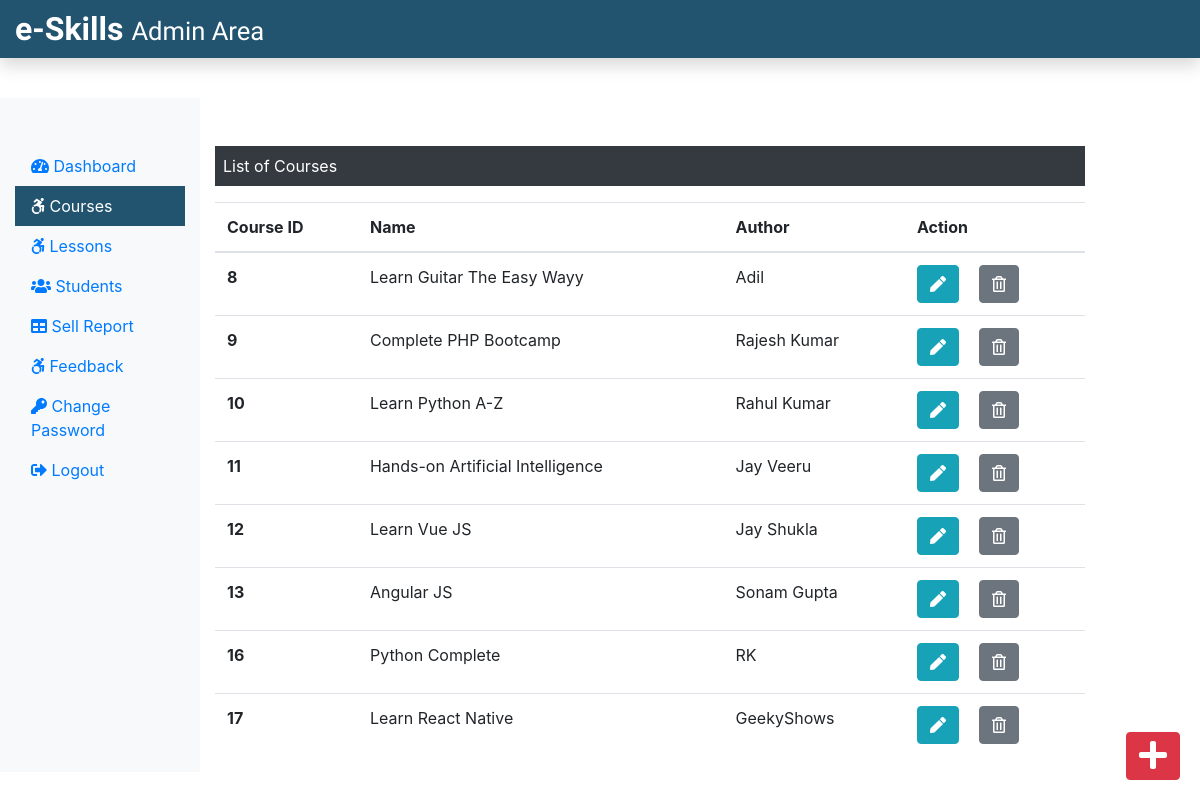
/Admin/courses.php (signed in), run on the app's committed database.
### tables this page shows
CREATE TABLE `course` (
  `course_id` int(11) NOT NULL,
  `course_name` text NOT NULL,
  `course_desc` text NOT NULL,
  `course_author` varchar(255) NOT NULL,
  `course_img` text NOT NULL,
  `course_duration` text NOT NULL,
  `course_price` int(11) NOT NULL,
  `course_original_price` int(11) NOT NULL
);

### Admin/courses.php (the view, shortened to what this page needs)
<?php
include('./adminInclude/header.php');
include('../dbConnection.php');
 ?>
  <div class="col-sm-9 mt-5">
    <p class=" bg-dark text-white p-2">List of Courses</p>
    <?php
      $sql = "SELECT * FROM course";
      $result = $conn->query($sql);
      if($result->num_rows > 0){
       echo '<table class="table">
       <thead>
        <tr>
         <th scope="col">Course ID</th>
         <th scope="col">Name</th>
         <th scope="col">Author</th>
         <th scope="col">Action</th>
        </tr>
       </thead>
       <tbody>';
        while($row = $result->fetch_assoc()){
          echo '<tr>';
          echo '<th scope="row">'.$row["course_id"].'</th>';
          echo '<td>'. $row["course_name"].'</td>';
          echo '<td>'.$row["course_author"].'</td>';
          echo '<td><form action="editcourse.php" method="POST" class="d-inline"> <input type="hidden" name="id" value='. $row["course_id"] .'><button type="submit" class="btn btn-info mr-3" name="view" value="View"><i class="fas fa-pen"></i></button></form>
          <form action="" method="POST" class="d-inline"><input type="hidden" name="id" value='. $row["course_id"] .'><button type="submit" class="btn btn-secondary" name="delete" value="Delete"><i class="far fa-trash-alt"></i></button></form></td>
         </tr>';
        }
        echo '</tbody>
        </table>';
      } else {
        echo "0 Result";
      }
     ?>
  </div>
 </div>
 <div><a class="btn btn-danger box" href="./addCourse.php"><i class="fas fa-plus fa-2x"></i></a></div>
</div>
<?php
include('./adminInclude/footer.php');
?>

### css/adminstyle.css (style rules this page uses)
.box { position: fixed; bottom: 10px; right: 20px; margin-bottom: 30px; }

### data on the page
course: course_id "8", course_name "Learn Guitar The Easy Wayy", course_author "Adil"
course: course_id "9", course_name "Complete PHP Bootcamp", course_author "Rajesh Kumar"
course: course_id "10", course_name "Learn Python A-Z", course_author "Rahul Kumar"
course: course_id "11", course_name "Hands-on Artificial Intelligence", course_author "Jay Veeru"
course: course_id "12", course_name "Learn Vue JS", course_author "Jay Shukla"
course: course_id "13", course_name "Angular JS", course_author "Sonam Gupta"
course: course_id "16", course_name "Python Complete", course_author "RK"
course: course_id "17", course_name "Learn React Native", course_author "GeekyShows"
